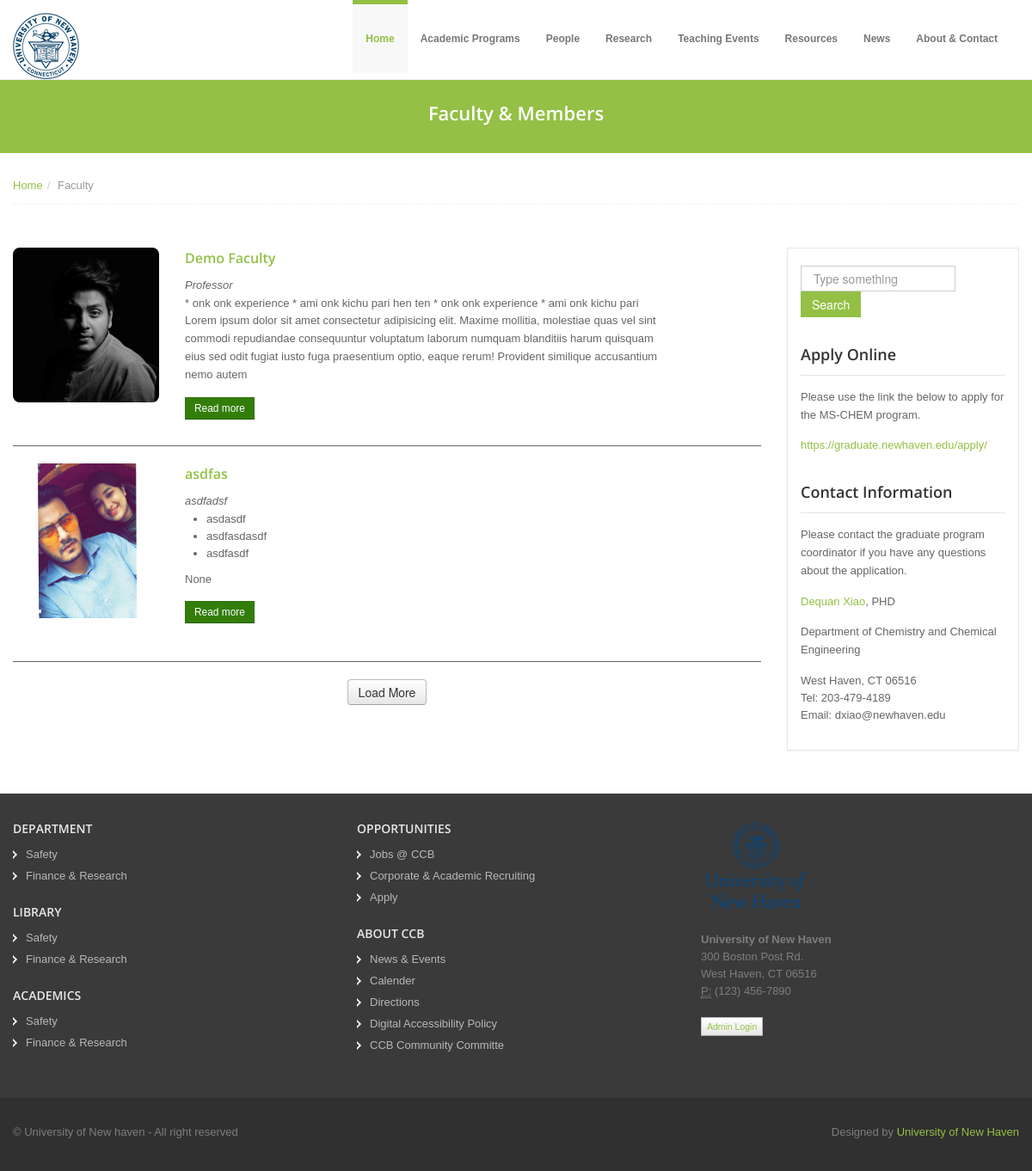
The app's page /faculty/ with its own data.
### peopleApp/models.py (models this page shows, shortened)
class faculty(models.Model) :
    name = models.TextField(max_length=100)
    faculty_image = models.ImageField(null=True, blank=True, upload_to="Images/")
    email = models.EmailField(max_length=50)
    designation = models.TextField(max_length=100)
    experience = models.TextField(max_length=100)
    about = models.TextField(max_length=500, null=True)
    url = models.TextField(max_length=100)

### HomeApp/views.py (the view)
def facultys(request):
    data = faculty.objects.order_by('name')
    return render(request,'HomeApp/faculty.html',context={'faculty':data})

### templates/HomeApp/faculty.html (shortened to what this page needs)
{% extends "layouts/guest.html" %}
{% load static %}
{% block content %}
  <section id="subintro">
    <div class="jumbotron subhead" id="overview">
      <div class="container">
        <div class="row">
          <div class="span12">
            <div class="centered">
              <h3>Faculty & Members</h3>
            </div>
          </div>
        </div>
      </div>
    </div>
  </section>
  <section id="breadcrumb">
    <div class="container">
      <div class="row">
        <div class="span12">
          <ul class="breadcrumb notop">
            <li><a href="{% url 'index' %}">Home</a><span class="divider">/</span></li>
            <li class="active">Faculty</li>
          </ul>
        </div>
      </div>
    </div>
  </section>
  <section id="maincontent">
    <div class="container">
      <div class="row">
        <div class="span9">
          {% for value in faculty%}
          <article class="blog-post faculty_card">
            <div class="row">
              <div class="span2">
                <div class="post-image">
                  <a href="#"><img src="/media/{{ BASIC_DIR }}/{{value.faculty_image}}" alt="" style="height:180px; width:180px; border-radius: 8px; "/></a>
                </div>
              </div>
              <div class="span6">
                <div class="post-heading">
                  <h5><a href="#">{{ value.name }}</a></h5>
                  <i>{{ value.designation }}</i></br>
                </div>
                <div class="clearfix">
                  {{ value.experience|safe }}
                  <p>{{ value.about }}</p>
                  <a href="{{ value.url}}" class="btn btn-small btn-success" type="button">Read more</a>
                </div>
              </div>
            </div>
          </article>
          {% endfor %}
          <div class="pagination" style="display:flex; justify-content:center">
                  <button class="btn btn-sm" id="loadMore">Load More</button>
          </div>
        </div>
        <div class="span3">
          <aside>
            <div class="widget">
              <form class="form-search">
                <input placeholder="Type something" type="text" class="input-medium search-query">
                <button type="submit" class="btn btn-flat btn-color">Search</button>
              </form>
            </div>
            <div class="widget">
              <h4>Apply Online</h4>
              <p>Please use the link the below to apply for the MS-CHEM program.</p>
              <a href="https://graduate.newhaven.edu/apply/">https://graduate.newhaven.edu/apply/</a>
            </div>
            <div class="widget">
              <h4>Contact Information</h4>
              <p>Please contact the graduate program coordinator if you have any questions about the application.</p>
              <p><a href="#">Dequan Xiao</a>, PHD</p>
              <p>Department of Chemistry and Chemical Engineering</p>
              <address>
                West Haven, CT 06516 <br>
                Tel: 203-479-4189 <br>
                Email: dxiao@newhaven.edu <br>
              </address>
            </div>
          </aside>
        </div>
      </div>
    </div>
  </section>
 {% endblock content %}

### static/css/docs.css (style rules this page uses)
section { padding-top: 30px; }
.jumbotron { position: relative; }

### static/css/style.css (style rules this page uses)
.row { margin-bottom: 20px; }
#maincontent { z-index: 1000; margin-top: 0px; }
section#subintro { width: 100%; color: #fff; height: auto; margin: 0 auto; padding: 0; margin-top: 80px; }
.pagination { margin-top: 0; }
aside { padding: 20px 15px 0 15px; margin: 0 0 30px 0; border: 1px solid #e6e6e6; -webkit-box-shadow: 0 2px 0 rgba(0, 0, 0, 0.03); -moz-box-shadow: 0 2px 0 rgba(0, 0, 0, 0.03); box-shadow: 0 2px 0 rgba(0, 0, 0, 0.03); -webkit-box-sizing: border-box; -moz-box-sizing: border-box; box-sizing: border-box; }
aside .widget { margin-bottom: 30px; }
aside .widget h4 { border-bottom: 1px solid #e5e5e5; padding-bottom: 10px; margin-bottom: 15px; }
article.blog-post { margin-bottom: 20px; border-bottom: 1px solid }
article.blog-post img { margin-bottom: 30px; }
.subhead { text-align: left; margin: 0 0 20px 0; padding: 35px 0 10px 0 }
.subhead h3 { color: #fff; margin: 0; padding: 0; }
#breadcrumb .breadcrumb { margin: -30px 0 0 0; border-bottom: 1px dotted #eeeeee; padding-bottom: 10px; }
.breadcrumb>li { display: inline-block; *display: inline; line-height: 1.6em; *zoom: 1; }
.breadcrumb>li>.divider { padding: 0 5px; color: #ccc; }
.centered { text-align: center; }

### static/color/default.css (style rules this page uses)
a { color: #94c045; }
.btn-color { background: #94c045; border: 1px solid #94c045; *background: #81ab35; }
section#subintro { background: #94c045; }

### records on screen
faculty: faculty_image (picture), name "Demo Faculty", designation "Professor", experience "* onk onk experience * ami onk kichu pari hen ten * onk onk experience * ami onk kichu pari", about "Lorem ipsum dolor sit amet consectetur adipisicing elit. Maxime mollitia, molestiae quas vel sint commodi repudiandae consequuntur voluptatum laborum numquam blanditiis harum quisquam eius sed odit fugiat iusto fuga praesentium optio, eaque rerum! Provident similique accusantium nemo autem"
faculty: faculty_image (picture), name "asdfas", designation "asdfadsf", experience "asdasdf asdfasdasdf asdfasdf", about "None"
